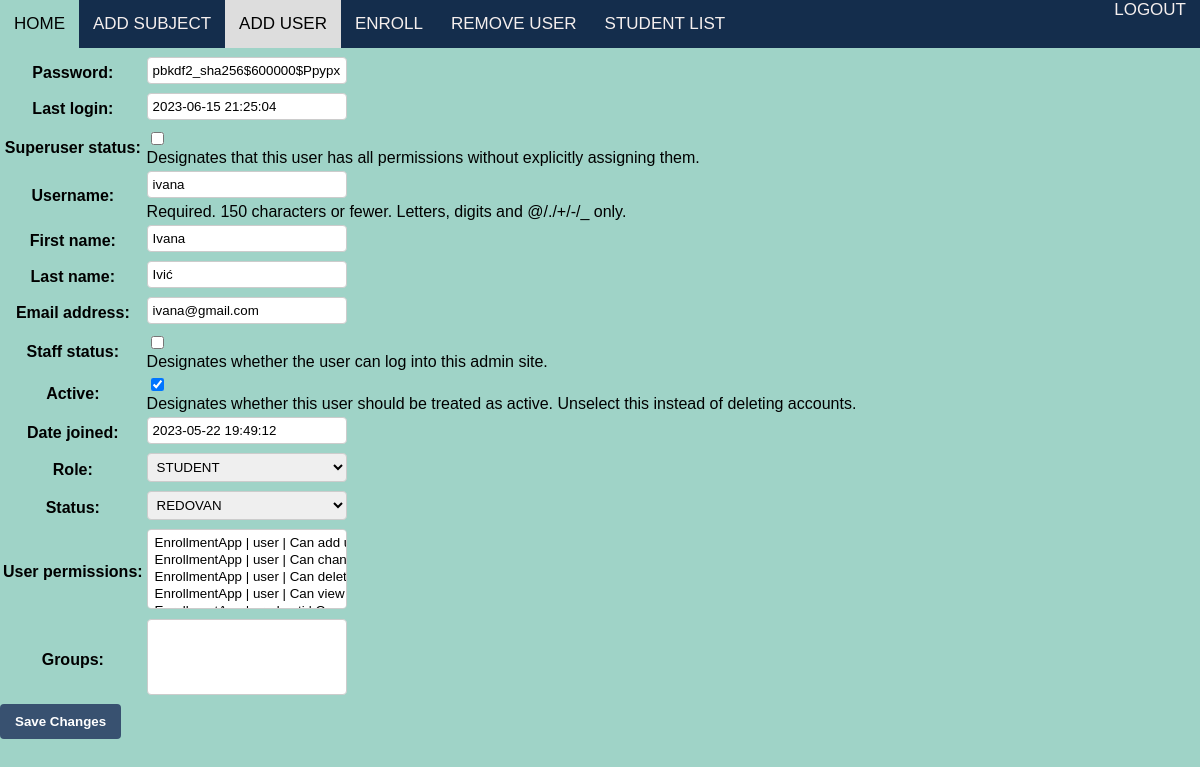
Before: /edit_student/2/ (signed in) with the older database file.
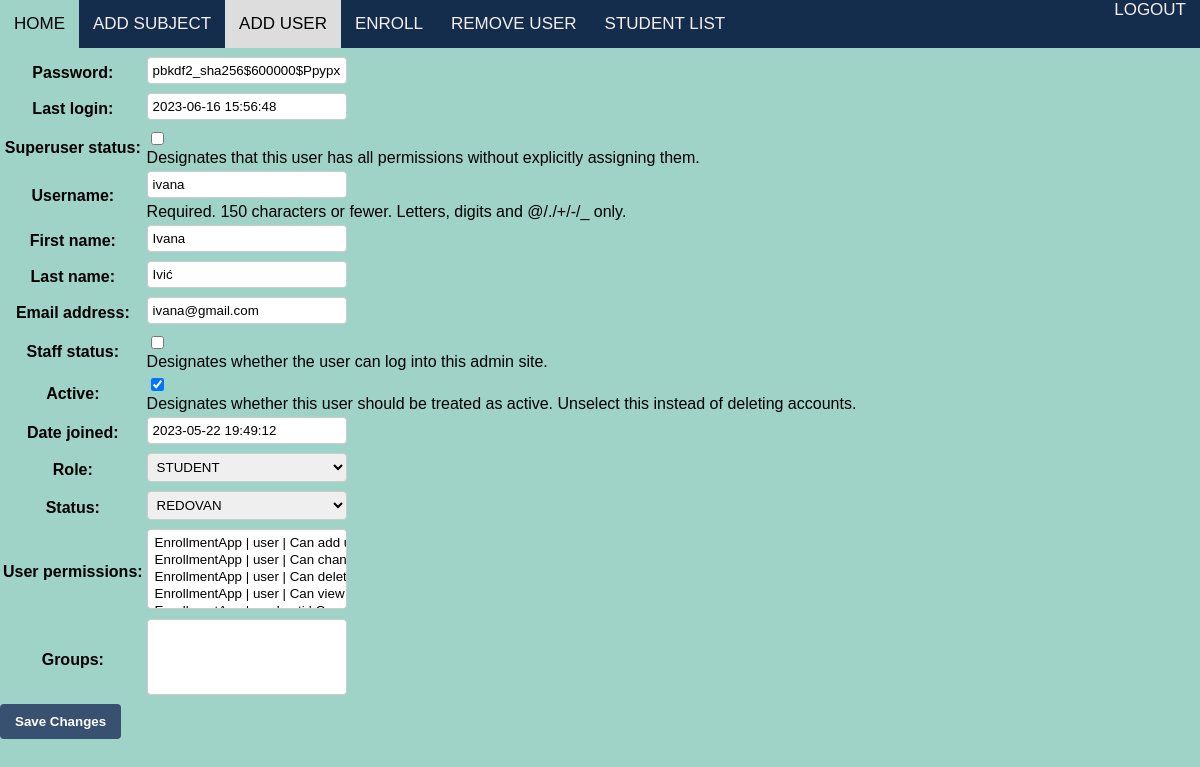
After: the same page with the newer database file.
### EnrollmentApp/models.py (models this page shows, shortened)
class Korisnici(AbstractUser):
    class RoleChoices(Enum):
        ADMINISTRATOR = 'administrator'
        PROFESOR = 'profesor'
        STUDENT = 'student'
    class StatusChoices(Enum):
        NONE = 'none'
        REDOVAN = 'redovan'
        IZVANREDAN = 'izvanredan'
    role = models.CharField(max_length=20, choices=[(role.value, role.name) for role in RoleChoices])
    status = models.CharField(max_length=20, choices=[(status.value, status.name) for status in StatusChoices])
    user_permissions = models.ManyToManyField(
        Permission,
        verbose_name='user permissions',
        blank=True,
        related_name='korisnici_set'
    )
    groups = models.ManyToManyField(
        'auth.Group',
        verbose_name='groups',
        blank=True,
        related_name='korisnici_set'
    )

### EnrollmentApp/views.py (the view)
# urls.py: path('edit_student/<int:student_id>/', views.edit_student, name='edit_student'),
@login_required
@user_passes_test(check_admin)
def edit_student(request, student_id):
    student = get_object_or_404(Korisnici, id=student_id)
    form = KorisniciForm(request.POST or None, instance=student)
    if form.is_valid():
        form.save()
        return redirect('student_list')
    return render(request, 'edit_student.html', {'form': form})

### EnrollmentApp/forms.py
class KorisniciForm(forms.ModelForm):
    class Meta:
        model = Korisnici
        fields = '__all__'

### EnrollmentApp/views.py (called while the page is built)
def check_admin(user):
    return user.role == 'administrator'

### EnrollmentApp/templates/edit_student.html (shortened to what this page needs)
{% load static %}
<!DOCTYPE html>
<html>
<head>
    <link rel="stylesheet" type="text/css" href="{% static 'css/style.css' %}">
</head>
<body>
    <nav>
        <div class="nav-left">
            <a href="{% url 'success' %}">HOME</a>
            <a href="{% url 'add_subject' %}">ADD SUBJECT</a>
            <a href="{% url 'add_user' %}" class="current">ADD USER</a>
            <a href="{% url 'create_enrollment' %}"> ENROLL</a>
            <a href="{% url 'user_list' %}">REMOVE USER</a>
            <a href="{% url 'student_list' %}">STUDENT LIST</a>
        </div>
        <div class="nav-right">
            <a href="{% url 'logout' %}" class="logout">LOGOUT</a>
        </div>
    </nav>
    <br>
    <br>
    <br>
    <form method="POST">
        <table>
            {{ form.as_table }}
        </table>
        <input type="submit" value="Save Changes" />
    </form>
</body>
</html>

Changed rows visible on the page:
changed Korisnici "ivana": last_login "2023-06-15 21:25:04" → "2023-06-16 15:56:48"
